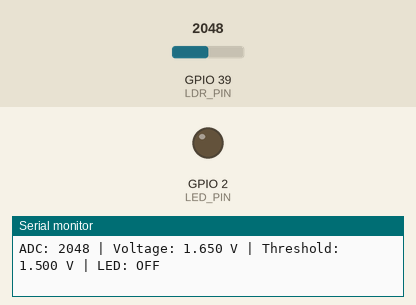
Recording of a program running on a simulated ESP32. Parts: output pins drawn as LEDs (lit = HIGH), the last lines printed to the serial monitor. Inputs (shaded band) come from the test bench; at power-on: GPIO 39 (LDR_PIN) = 2048 (analog values on the 0–4095 scale). WiFi joins after 1.5 s; servers stay silent unless stated; the Firebase database answers and starts empty; not simulated (calls return 0 or success): secrets.h.

Above: at 2.7 s.
2.8 s: GPIO 39 (LDR_PIN) set to 1925
4.3 s: GPIO 39 (LDR_PIN) set to 1791
At 5.5 s:
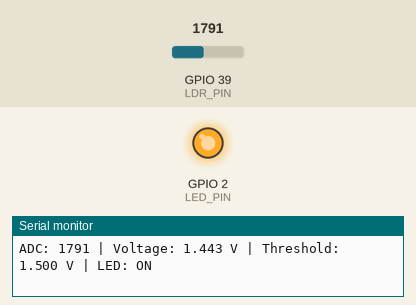
5.8 s: GPIO 39 (LDR_PIN) set to 2047
At 7.1 s:
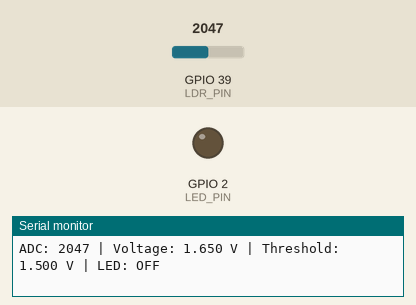
18.4 s: GPIO 39 (LDR_PIN) set to 1228
At 18.9 s:
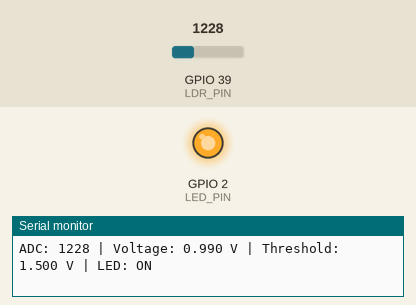
Timing chart, 0 to 20.9 s (numbered marks = the images above; inputs shaded):
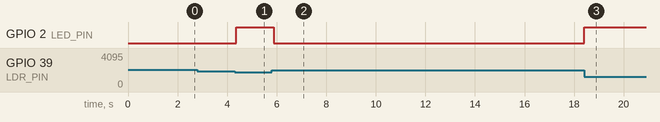

The program:

main.cpp
```cpp
// path: _30.cpp

/* ==========================================================================
   SECTION 1: Nạp thư viện
   ========================================================================== */
#include <Arduino.h>
#include <Firebase_ESP_Client.h>
#include <WiFi.h>

#include "addons/TokenHelper.h"
#include "addons/RTDBHelper.h"
#include "secrets.h"

/* ==========================================================================
   SECTION 2: Khởi tạo Firebase
   ========================================================================== */
FirebaseData fbdo;
FirebaseAuth auth;
FirebaseConfig config;

/* ==========================================================================
   SECTION 3: Khai báo GPIO và biến điều khiển
   ========================================================================== */
const int LDR_PIN = 39;
const int LED_PIN = 2;

const float INITIAL_THRESHOLD = 1.5f;
float floatValue = INITIAL_THRESHOLD;
float sensorVoltage = 0.0f;
int sensorRaw = 0;

bool thresholdInitialized = false;

unsigned long lastFirebaseRead = 0;
const unsigned long FIREBASE_INTERVAL = 15000;

/* ==========================================================================
   SECTION 4: Khởi tạo hệ thống
   ========================================================================== */
void setup() {
  Serial.begin(115200);

  pinMode(LED_PIN, OUTPUT);
  digitalWrite(LED_PIN, LOW);

  analogReadResolution(12);
  analogSetPinAttenuation(LDR_PIN, ADC_11db);

  /* ------------------------------------------------------------------------
     SECTION 4.1: Kết nối Wi-Fi
     ------------------------------------------------------------------------ */
  WiFi.begin(WIFI_SSID, WIFI_PASSWORD);

  Serial.print("Connecting to Wi-Fi");

  while (WiFi.status() != WL_CONNECTED) {
    Serial.print(".");
    delay(300);
  }

  Serial.println();
  Serial.print("Connected. IP: ");
  Serial.println(WiFi.localIP());

  /* ------------------------------------------------------------------------
     SECTION 4.2: Cấu hình Firebase
     ------------------------------------------------------------------------ */
  config.api_key = API_KEY;
  config.database_url = DATABASE_URL;

  auth.user.email = USER_EMAIL;
  auth.user.password = USER_PASSWORD;

  config.token_status_callback = tokenStatusCallback;

  Firebase.begin(&config, &auth);
  Firebase.reconnectWiFi(true);

  /* ------------------------------------------------------------------------
     SECTION 4.3: Khởi tạo trạng thái ngưỡng
     ------------------------------------------------------------------------ */
  // Chưa cho phép điều khiển LED cho đến khi ghi ngưỡng thành công.
  thresholdInitialized = false;

  Serial.println("Waiting to initialize Firebase threshold...");
}

/* ==========================================================================
   SECTION 5: Vòng lặp chính
   ========================================================================== */
void loop() {

  /* ------------------------------------------------------------------------
     SECTION 5.1: Ghi ngưỡng mặc định khi khởi động
     ------------------------------------------------------------------------ */
  if (Firebase.ready() && !thresholdInitialized) {

    Serial.println("Initializing /test/float = 1.5");

    if (Firebase.RTDB.setFloat(
          &fbdo,
          "/test/float",
          INITIAL_THRESHOLD)) {

      floatValue = INITIAL_THRESHOLD;
      thresholdInitialized = true;
      lastFirebaseRead = millis();

      Serial.println("Initialization successful.");
      Serial.printf(
        "Threshold: %.2f V\n",
        floatValue
      );

    } else {
      Serial.printf(
        "Initialization failed: %s\n",
        fbdo.errorReason().c_str()
      );
    }
  }

  /* ------------------------------------------------------------------------
     SECTION 5.2: Đọc ngưỡng từ Firebase mỗi 15 giây
     ------------------------------------------------------------------------ */
  else if (
    Firebase.ready() &&
    thresholdInitialized &&
    millis() - lastFirebaseRead >= FIREBASE_INTERVAL
  ) {
    lastFirebaseRead = millis();

    if (Firebase.RTDB.getFloat(&fbdo, "/test/float")) {
      floatValue = fbdo.floatData();

      Serial.printf(
        "Updated threshold: %.3f V\n",
        floatValue
      );

    } else {
      Serial.printf(
        "Read failed: %s\n",
        fbdo.errorReason().c_str()
      );
    }
  }

  /* ------------------------------------------------------------------------
     SECTION 5.3: Đọc cảm biến quang trở GPIO39
     ------------------------------------------------------------------------ */
  sensorRaw = analogRead(LDR_PIN);

  // Quy đổi gần đúng ADC 12 bit sang điện áp 0–3.3 V.
  sensorVoltage = sensorRaw * (3.3f / 4095.0f);

  /* ------------------------------------------------------------------------
     SECTION 5.4: Điều khiển LED GPIO2
     ------------------------------------------------------------------------ */
  if (!thresholdInitialized) {
    // Chưa ghi thành công ngưỡng Firebase: giữ LED tắt.
    digitalWrite(LED_PIN, LOW);
  } else if (sensorVoltage < floatValue) {
    // Giả định che quang trở làm điện áp giảm.
    digitalWrite(LED_PIN, HIGH);
  } else {
    digitalWrite(LED_PIN, LOW);
  }

  /* ------------------------------------------------------------------------
     SECTION 5.5: In dữ liệu debug
     ------------------------------------------------------------------------ */
  Serial.printf(
    "ADC: %d | Voltage: %.3f V | Threshold: %.3f V | LED: %s\n",
    sensorRaw,
    sensorVoltage,
    floatValue,
    (thresholdInitialized && sensorVoltage < floatValue)
      ? "ON"
      : "OFF"
  );

  delay(100);
}
```

Measured:
- the behaviour switches between 1862 and 1861 on GPIO 39 (LDR_PIN) (found by bisection; images 0 and 1)
- after the input at 4.3 s, GPIO 2 (LED_PIN): LOW → HIGH after 0.08 s
- after the input at 5.8 s, GPIO 2 (LED_PIN): HIGH → LOW after 0.09 s
- after the input at 18.4 s, GPIO 2 (LED_PIN): LOW → HIGH at once
